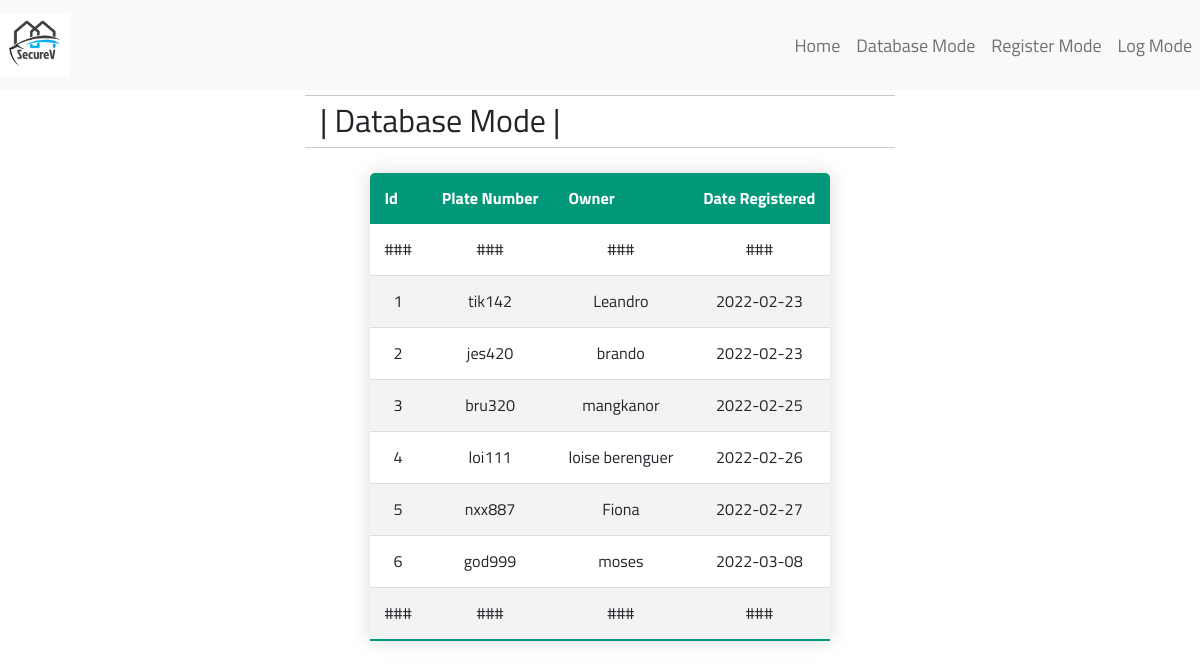
The page /database on the database as committed earlier.
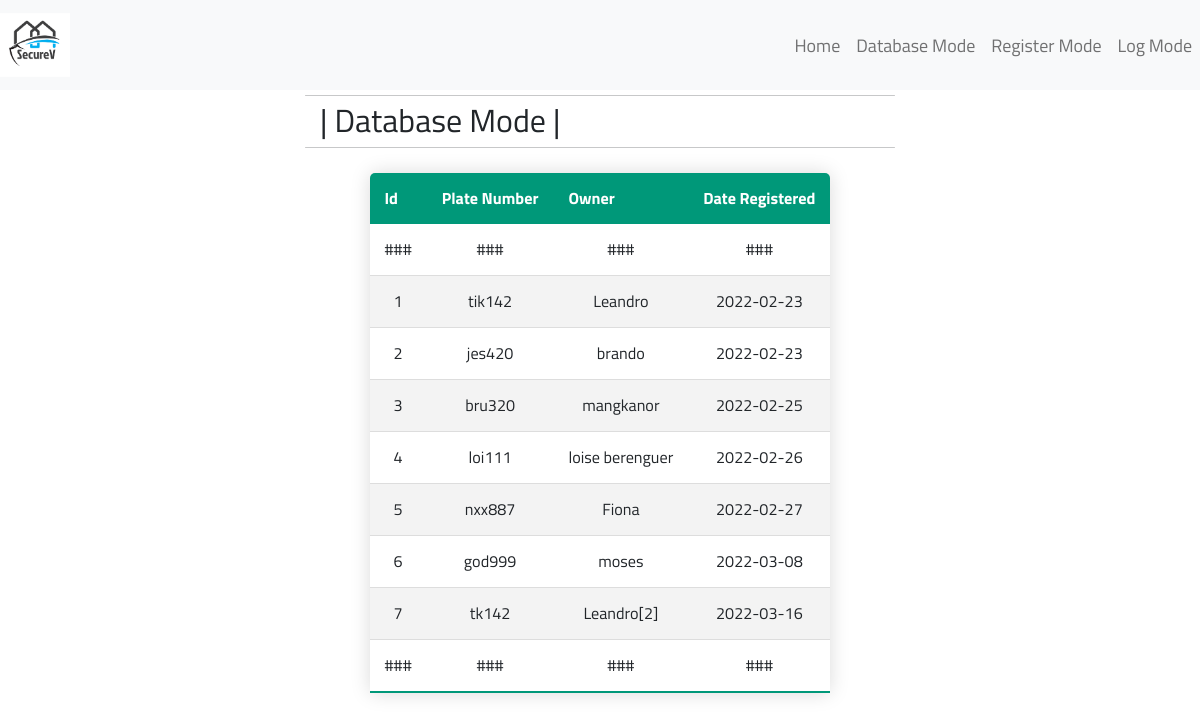
The same page on the database as committed later.
### database.py (models this page shows, shortened)
class Vehicle(db.Model):
    id = db.Column("id" , db.Integer , primary_key=True)
    plate_num = db.Column("plate_num" , db.String(6) )
    owner_name = db.Column("owner_name" , db.String(20) )
    date_registered = db.Column("date_registered" , db.Date(), default=datetime.utcnow )
    def __repr__(self):
        return f'{self.plate_num}|{self.owner_name}|{self.date_registered}'

### app.py (the view)
@application.route("/database")
def data_mode():
    page_title = 'SecureV | Database Mode'
    db_man = DB_Manager()
    return render_template("data_mode.html" , db_data = db_man.db_data, TITLE=page_title)

### database.py (called while the page is built)
    def get_db_data(self):
        self.db_data = [] # Clear current db_data to get fresh fetch
        all_db_data = Vehicle.query.all()
        self.count = 0
        for data in all_db_data:
            data = str(data).split("|")
            self.count = self.count + 1
            data_breakdown = {
                "id" : self.count,
                "plate_num": data[0],
                "owner_name": data[1],
                "date_registered": data[2]
            }
            self.db_data.append(data_breakdown)

### templates/data_mode.html (shortened to what this page needs)
{% extends "base.html" %}
{% block header %}
<h2 class="page-header">| Database Mode |</h2>
{% endblock %}
{% block content %}
<div id="contents">
    <div id="lower_container">
        <table class="content-table">
        <thead>
            <tr>
            <th>Id</th>
            <th>Plate Number</th>
            <th>Owner</th>
            <th>Date Registered</th>
            </tr>
        </thead>
        <tbody>
            <tr>
                <td> ### </td>
                <td> ### </td>
                <td> ### </td>
                <td> ### </td>
            </tr>
            {% for item in db_data %}
            <tr>
                <td> {{item["id"]}} </td>
                <td> {{item["plate_num"]}} </td>
                <td> {{item["owner_name"]}} </td>
                <td> {{item["date_registered"]}} </td>
            </tr>
            {% endfor %}
            <tr>
                <td> ### </td>
                <td> ### </td>
                <td> ### </td>
                <td> ### </td>
            </tr>
        </tbody>
        </table>
    </div>
</div>
{% endblock %}

### templates/base.html (shortened to what this page needs)
<!DOCTYPE html>
<html>
<head>
    <link href="https://cdn.jsdelivr.net/npm/bootstrap@5.1.3/dist/css/bootstrap.min.css" rel="stylesheet"
>
    <link rel="stylesheet" href="{{ url_for('static', filename='style.css') }}" />
</head>
<body>
    <nav class="navbar navbar-expand-lg navbar-light bg-light">
        <a class="navbar-brand" href="/">
            <img src="static/logo.svg" alt="LOGO" width="70" height="64" class="d-inline-block align-top">
        </a>
        <div class="collapse navbar-collapse" id="toggleMobileMenu">
            <ul class="navbar-nav ms-auto text-center">
                <li class="nav-item">
                    <a class="nav-link" href="/">Home</a>
                </li>
                <li class="nav-item">
                    <a class="nav-link" href="database">Database Mode</a>
                </li>
                <li class="nav-item">
                    <a class="nav-link" href="register">Register Mode</a>
                </li>
                <li class="nav-item">
                    <a class="nav-link" href="logs">Log Mode</a>
                </li>
            </ul>
        </div>
    </nav>
    <div id="contents">
        <hr class="rounded">
        {% block header %}{% endblock %}
        <hr class="rounded">
    </div>
    {% block content %} {% endblock %}
</body>
</html>

### static/style.css (style rules this page uses)
* { margin: 0; padding: 0; }
body { font-family: "Titillium Web", sans-serif; font-size: 18px; font-weight: normal; line-height: 1.5em; }
hr { margin: 5px; }
#contents { margin: auto; width: 50%; }
.page-header { font-size: 32px; margin-left: 20px; }
.content-table { text-align: center; border-collapse: collapse; margin: 25px auto; font-size: 0.9em; min-width: 400px; border-radius: 5px 5px 0 0; overflow: hidden; box-shadow: 0 0 20px rgba(0, 0, 0, 0.15); }
.content-table thead tr { background-color: #009879; color: #ffffff; text-align: left; font-weight: bold; }
.content-table th, .content-table td { padding: 12px 15px; }
.content-table tbody tr { border-bottom: 1px solid #dddddd; }
.content-table tbody tr:nth-of-type(even) { background-color: #f3f3f3; }
.content-table tbody tr:last-of-type { border-bottom: 2px solid #009879; }

Rows that differ between the two databases and show on the page:
added Vehicle: id "7", plate_num "tk142", owner_name "Leandro[2]", date_registered "2022-03-16"
